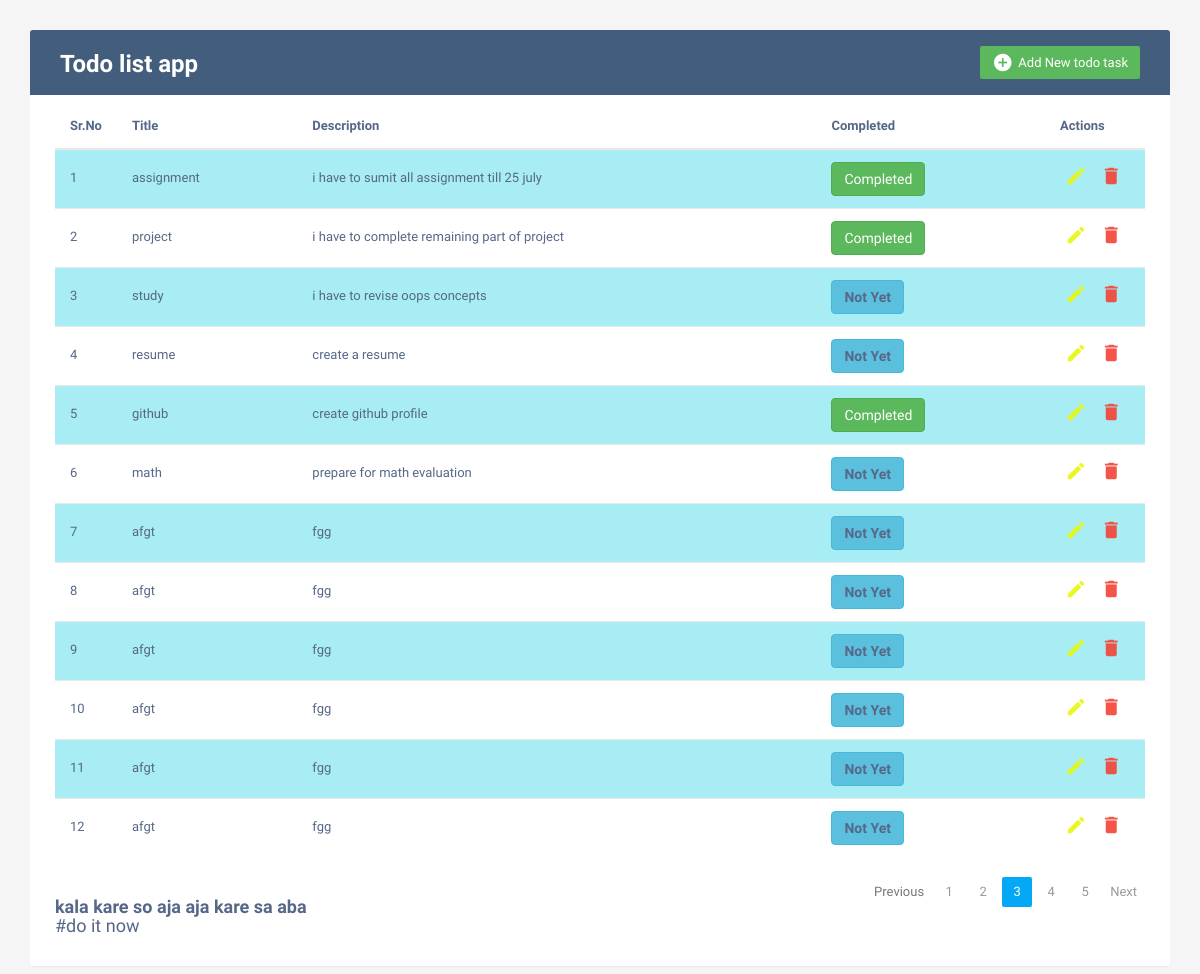
Screenshot of /tt/ with the database file from the repository.
### todo_list/models.py (models this page shows)
class todo(models.Model):
    title=models.CharField(max_length=300)
    description=models.TextField()
    completed=models.BooleanField(default=False)

### myproject/views.py (the view)
# urls.py: path('tt/',views.tt),
def tt(response):
    do=todo.objects.all()
    data={
         'do':do
     }
    return render(response, 'tt.html',data)

### template/tt.html (shortened to what this page needs)
<!DOCTYPE html>
<html lang="en">
<head>
<link rel="stylesheet" href="https://maxcdn.bootstrapcdn.com/font-awesome/4.7.0/css/font-awesome.min.css">
<link rel="stylesheet" href="https://maxcdn.bootstrapcdn.com/bootstrap/3.3.7/css/bootstrap.min.css">
 <link rel="stylesheet" href="/static/css/style.css">
  <body">
    <div class="container">
        <div class="table-wrapper">
            <div class="table-title">
                <div class="row">
                    <div class="col-sm-6">
				<h2> <b> Todo list app</b></h2>
					</div>
					<div class="col-sm-6">
						<a href="#addtodoModal" class="btn btn-success" data-toggle="modal"><i class="material-icons">&#xE147;</i> <span>Add New todo task</span></a>
											</div>
                </div>
            </div>
            <table class="table table-striped table-hover">
                <thead>
                    <tr>
						<th>Sr.No</th>
                        <th>Title</th>
                        <th>Description</th>
						<th>Completed</th>
                        <th>Actions</th>
                    </tr>
                </thead>
                <tbody>
                    {% for i in do %}
                    <tr>
						<td>{{ forloop.counter }}</td>
                        <td>{{i.title}}</td>
                        <td>{{i.description}}</td>
						<td>
							{% if i.completed %}
							<span class="btn btn-success">Completed</span>
							{% else %}
							<a class="btn btn-info" href="{% url 'complet_do' i.id %}">Not Yet</a>
							{% endif %}
						</td>
                        <td>
                            <a href="#edittodoModal-{{forloop.counter}}" class="edit" data-toggle="modal"><i class="material-icons" data-toggle="tooltip" title="Edit">&#xE254;</i></a>
                            <a href="#deletetodoModal-{{forloop.counter}}" class="delete" data-toggle="modal"><i class="material-icons" data-toggle="tooltip" title="Delete">&#xE872;</i></a>
                        </td>
                    </tr>
                    {% endfor %}
                </tbody>
            </table>
			<div class="clearfix">
                <div class="hint-text"> <h4><b>kala kare so aja aja kare sa aba </b><br> #do it now</h4></div>
                <ul class="pagination">
                    <li class="page-item disabled"><a href="#">Previous</a></li>
                    <li class="page-item"><a href="#" class="page-link">1</a></li>
                    <li class="page-item"><a href="#" class="page-link">2</a></li>
                    <li class="page-item active"><a href="#" class="page-link">3</a></li>
                    <li class="page-item"><a href="#" class="page-link">4</a></li>
                    <li class="page-item"><a href="#" class="page-link">5</a></li>
                    <li class="page-item"><a href="#" class="page-link">Next</a></li>
                </ul>
            </div>
        </div>
    </div>
</body>
</html>

### static/css/style.css (style rules this page uses)
.table-wrapper { background: #fff; padding: 20px 25px; margin: 30px 0; border-radius: 3px; box-shadow: 0 1px 1px rgba(0,0,0,.05); }
.table-title { padding-bottom: 15px; background: #435d7d; color: #fff; padding: 16px 30px; margin: -20px -25px 10px; border-radius: 3px 3px 0 0; }
.table-title h2 { margin: 5px 0 0; font-size: 24px; }
.table-title .btn { color: #fff; float: right; font-size: 13px; border: none; min-width: 50px; border-radius: 2px; border: none; outline: none !important; margin-left: 10px; }
.table-title .btn i { float: left; font-size: 21px; margin-right: 5px; }
.table-title .btn span { float: left; margin-top: 2px; }
table.table tr th, table.table tr td { border-color: #e9e9e9; padding: 12px 15px; vertical-align: middle; }
table.table tr th:first-child { width: 60px; }
table.table tr th:last-child { width: 100px; }
table.table-striped tbody tr:nth-of-type(odd) { background-color: #4edbe67e; }
table.table td:last-child i { opacity: 0.9; font-size: 22px; margin: 0 5px; }
table.table td a { font-weight: bold; color: #566787; display: inline-block; text-decoration: none; outline: none !important; }
table.table td a.edit { color: #e8f80a; }
table.table td a.delete { color: #F44336; }
table.table td i { font-size: 19px; }
.pagination { float: right; margin: 0 0 5px; }
.pagination li a { border: none; font-size: 13px; min-width: 30px; min-height: 30px; color: #999; margin: 0 2px; line-height: 30px; border-radius: 2px !important; text-align: center; padding: 0 6px; }
.pagination li.active a, .pagination li.active a.page-link { background: #03A9F4; }
.hint-text { float: left; margin-top: 10px; font-size: 13px; }

### rows the page displays
todo: title "assignment", description "i have to sumit all assignment till 25 july", completed "Completed"
todo: title "project", description "i have to complete remaining part of project", completed "Completed"
todo: title "study", description "i have to revise oops concepts", completed "Not Yet"
todo: title "resume", description "create a resume", completed "Not Yet"
todo: title "github", description "create github profile", completed "Completed"
todo: title "math", description "prepare for math evaluation", completed "Not Yet"
todo: title "afgt", description "fgg", completed "Not Yet"
todo: title "afgt", description "fgg", completed "Not Yet"
todo: title "afgt", description "fgg", completed "Not Yet"
todo: title "afgt", description "fgg", completed "Not Yet"
todo: title "afgt", description "fgg", completed "Not Yet"
todo: title "afgt", description "fgg", completed "Not Yet"
